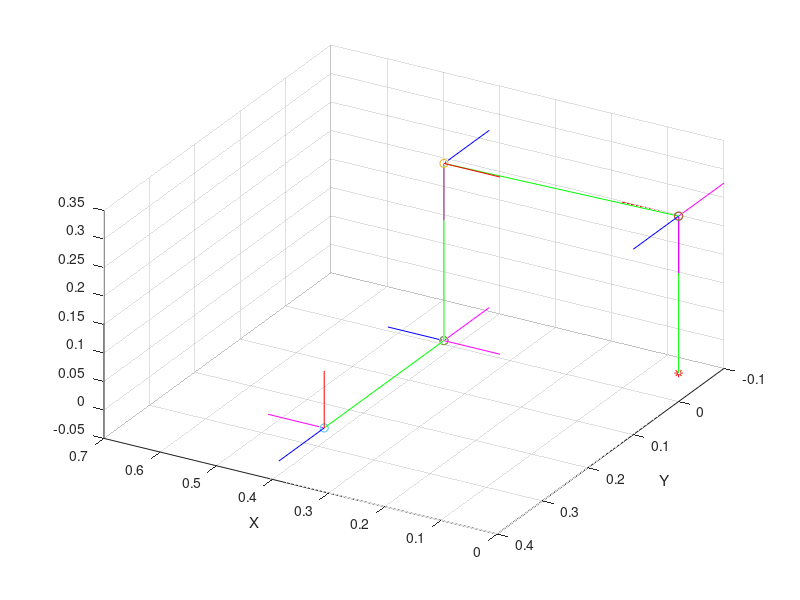

This figure's MATLAB source:
%Simon Michaud
%Creation: 2018-10-05
%Modifications 2018-10-22

clear all;
convention = 'modified';
DOF = 6;
theta = [180,270,90,270,270,270];
% theta = [180, 180,180,180,180,180];
% theta = [238,238,100,210,200,0];
%% Variables pour la cinematique du robot    
q(1) = theta(1)+180;
q(2) = theta(2)+90;
q(3) = theta(3)+90;
q(4) = theta(4);
q(5) = theta(5)+180;
q(6) = -(theta(6)+90);


D1 = 0.2755;
D2 = 0.4100;
D3 = 0.2073;
D4 = 0.1038;
D5 = 0.1038;
D6 = 0.16;
e2 = 0.0098;

%% Parametres DH du manipulateur
DH = [0, 0, -D1, q(1); pi/2, 0, 0, q(2); pi ,D2, -e2, q(3); pi/2, 0, -(D3+D4), q(4); pi/2, 0, 0, q(5); pi/2, 0, (D5+D6), q(6)];
 
for i=1:DOF
       alpha(i) = DH(i,1);
       d(i) = DH(i,3);
       a(i) = DH(i,2);
   end    
 

%% Creation des matrices de rotation et de transformation entre les frames
for i=1:DOF
    if strcmp(convention, 'classic')
        T(:,:,i)=[cosd(q(i)) -sind(q(i))*cos(alpha(i)) sind(q(i))*sin(alpha(i)) a(i)*cosd(q(i));...
                sind(q(i)) cos(alpha(i))*cosd(q(i)) -cosd(q(i))*sin(alpha(i)) a(i)*sind(q(i)); ...
                0 sin(alpha(i)) cos(alpha(i)) d(i);...
                0 0 0 1];
    elseif strcmp(convention, 'modified')
    T(:,:,i)=[cosd(q(i)) -sind(q(i)) 0 a(i);...
        sind(q(i))*cos(alpha(i)) cos(alpha(i))*cosd(q(i)) -sin(alpha(i)) -d(i)*sin(alpha(i)); ...
        sind(q(i))*sin(alpha(i)) cosd(q(i))*sin(alpha(i)) cos(alpha(i)) d(i)*cos(alpha(i));...
        0 0 0 1];
    end
    Ri_i1(:,:,i) = [cosd(q(i)) -sind(q(i)) 0;...
        sind(q(i))*cos(alpha(i)) cos(alpha(i))*cosd(q(i)) -sin(alpha(i)) ; ...
        sind(q(i))*sin(alpha(i)) cosd(q(i))*sin(alpha(i)) cos(alpha(i))];
    Ri1_i(:,:,i) = transpose(Ri_i1(:,:,i));
           
end
%% Creation des matrices de transformation et de rotation en fonction du frame de reference
T0=[1 0 0 0; 0 -1 0 0; 0 0 -1 0; 0 0 0 1];
T0(:,:,1) = T0 *T(:,:,1);
R0 = [1 0 0; 0 -1 0; 0 0 -1];
R0(:,:,1) = R0*Ri_i1(:,:,1);
Pi_i1(:,:,1) = [T0(1,4,1), T0(2,4,1), T0(3,4,1)];
for i = 2:DOF
    T0(:,:,i) = T0(:,:,i-1) *T(:,:,i);
    R0(:,:,i) = R0(:,:,i-1)*Ri_i1(:,:,i);
    Pi_i1(:,:,i) = [T0(1,4,i), T0(2,4,i), T0(3,4,i)];
end
%% Vecteurs unitaires des differentes bases vectorielles
for i = 1:DOF
   ux(:,:,i) = transpose([T0(1,4,i), T0(2,4,i), T0(3,4,i)]) + R0(:,:,i)*[0.1;0;0]; 
   uy(:,:,i) = transpose([T0(1,4,i), T0(2,4,i), T0(3,4,i)]) + R0(:,:,i)*[0;0.1;0]; 
   uz(:,:,i) = transpose([T0(1,4,i), T0(2,4,i), T0(3,4,i)]) + R0(:,:,i)*[0;0;0.1]; 
end

%% plot 
figure(1)
plot3([ 0 T0(1,4,1) T0(1,4,2) T0(1,4,3) T0(1,4,4) T0(1,4,5) T0(1,4,6)],[0  T0(2,4,1) T0(2,4,2) T0(2,4,3) T0(2,4,4) T0(2,4,5) T0(2,4,6)],[0 T0(3,4,1) T0(3,4,2) T0(3,4,3) T0(3,4,4) T0(3,4,5) T0(3,4,6)], 'g')
  
xlabel('X')
   ylabel('Y')
%    xlim([-1 1])
%    ylim([-1 1])
%    zlim([-0.1 1.3])
   view(210,40)
grid on
hold on 

plot3([0],[0],[0], '-r*')
for i=1:6
   plot3([Pi_i1(1,1,i)], [Pi_i1(1,2,i)], [Pi_i1(1,3,i)], '-o') 
   plot3([Pi_i1(1,1,i) ux(1,1,i)], [Pi_i1(1,2,i) ux(2,1,i)], [Pi_i1(1,3,i) ux(3,1,i)], 'r')
   plot3([Pi_i1(1,1,i) uy(1,1,i)], [Pi_i1(1,2,i) uy(2,1,i)], [Pi_i1(1,3,i) uy(3,1,i)], 'm')
   plot3([Pi_i1(1,1,i) uz(1,1,i)], [Pi_i1(1,2,i) uz(2,1,i)], [Pi_i1(1,3,i) uz(3,1,i)], 'b')
end